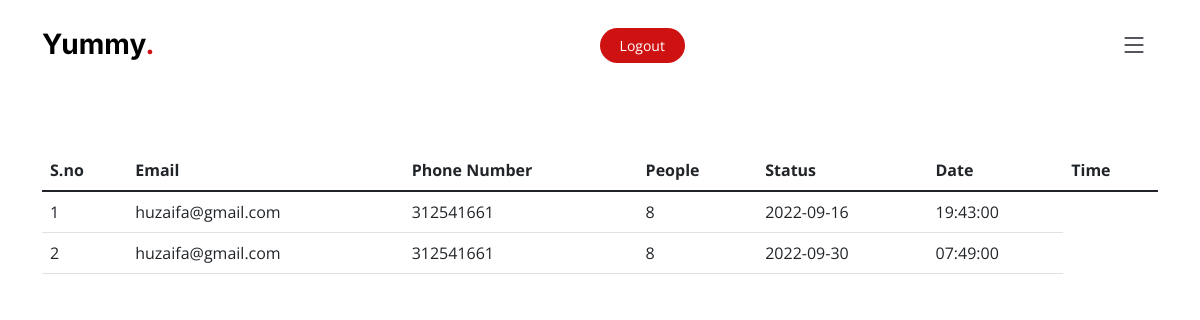
Page /php/table_reservation.php (signed in) on the earlier database version.
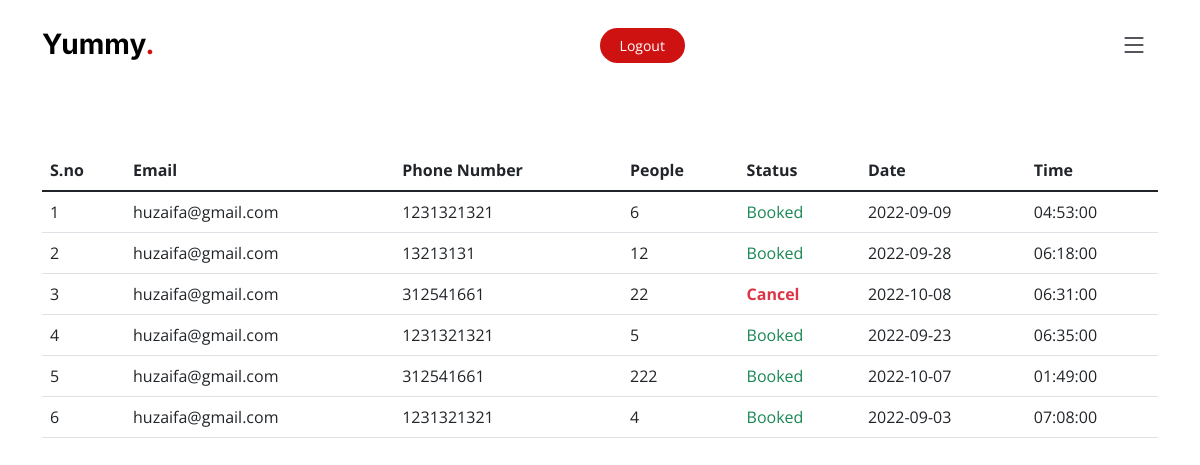
Same page on the later database version.
### tables this page shows
CREATE TABLE `table_reservation` (
  `id` int(11) NOT NULL,
  `email` varchar(50) NOT NULL,
  `phone` int(11) NOT NULL,
  `people` int(30) NOT NULL,
  `table_book` varchar(20) NOT NULL,
  `date` date NOT NULL,
  `time` time NOT NULL
);

### php/table_reservation.php (the view, shortened to what this page needs)
<!doctype html>
<html lang="en">
  <head>
    <link href="https://cdn.jsdelivr.net/npm/bootstrap@5.2.1/dist/css/bootstrap.min.css" rel="stylesheet">
    <link href="assets/vendor/bootstrap/css/bootstrap.min.css" rel="stylesheet">
    <link href="assets/vendor/bootstrap-icons/bootstrap-icons.css" rel="stylesheet">
    <link href="assets/vendor/aos/aos.css" rel="stylesheet">
    <link href="assets/vendor/glightbox/css/glightbox.min.css" rel="stylesheet">
    <link href="assets/vendor/swiper/swiper-bundle.min.css" rel="stylesheet">
    <link href="../assets/css/main.css" rel="stylesheet">
  </head>
  <body>
    <?php
    include "header.php";?>
    <div class="container" style="margin-top: 150px;">
    <table class="table">
  <thead>
    <tr>
      <th scope="col">S.no</th>
      <th scope="col">Email</th>
      <th scope="col">Phone Number</th>
      <th scope="col">People</th>
      <th scope="col">Status</th>
      <th scope="col">Date</th>
      <th scope="col">Time</th>
    </tr>
  </thead>
  <tbody class="table-group-divider">
  <?php
    include "database.php";
    $email = $_SESSION['email'];
    $sql = "SELECT * FROM `table_reservation` WHERE email='$email';";
    $result = mysqli_query($conn,$sql);
    $count = 1;
    while($data = mysqli_fetch_assoc($result)){
        echo '<tr>
        <td>'.$count.'</td>
        <td>' . $data['email'] .'</td>
        <td>' . $data['phone'] .'</td>
        <td>' . $data['people'] .'</td>';
        if($data['table_book'] == 'Waiting..'){
          echo '<td class="text-warning">Waiting..</td>';
        }elseif($data['table_book'] == 'Booked'){
          echo '<td class="text-success">Booked</td>';
        }elseif($data['table_book'] == 'Cancel'){
          echo '<td class="text-danger"><b>Cancel<b></td>';
        }
        echo'
        <td>' . $data['date'] .'</td>
        <td>' . $data['time'] .'</td>
      </tr>';
      $count = $count +1;
    }
  ?>
        </tbody>
      </table>
    </div>
  </body>
</html>

### php/header.php (shortened to what this page needs)
<div class="container mb-5">
    <header id="header" class="header fixed-top d-flex align-items-center">
            <div class="container d-flex align-items-center justify-content-between">
                <a href="../index.php" class="logo d-flex align-items-center me-auto me-lg-0">
                    <h1>Yummy<span>.</span></h1>
                </a>
                <div>
                    <?php
                        if(!isset($_SESSION['Loggedin'])){
                            echo'
                            <a class="btn-book-a-table" data-bs-toggle="modal" data-bs-target="#loginModal">Log In</a>
                            <a class="btn-book-a-table" data-bs-toggle="modal" data-bs-target="#signupModal">Sign Up</a>
                            ';
                        }else{
                            echo '<a href="logout.php?logout=true" class="btn-book-a-table">Logout</a>';
                        }
                    ?>
                </div>
                <i class="mobile-nav-toggle mobile-nav-show bi bi-list"></i>
            </div>
        </header>
</div>

### assets/css/main.css (style rules this page uses)
:root { --font-default: "Open Sans", system-ui, -apple-system, "Segoe UI", Roboto, "Helvetica Neue", Arial, "Noto Sans", "Liberation Sans", sans-serif, "Apple Color Emoji", "Segoe UI Emoji", "Segoe UI Symbol", "Noto Color Emoji"; --font-primary: "Amatic SC", sans-serif; --font-secondary: "Inter", sans-serif; }
:root { --color-default: #212529; --color-primary: #ce1212; --color-secondary: #37373f; }
:root { scroll-behavior: smooth; }
body { font-family: var(--font-default); color: var(--color-default); }
a { color: var(--color-primary); text-decoration: none; }
a.btn-book-a-table { cursor: pointer; }
h1, h2, h3, h4, h5, h6 { font-family: var(--font-secondary); }
.header { background: #fff; transition: all 0.5s; z-index: 997; height: 90px; border-bottom: 1px solid #fff; }
.header .logo h1 { font-size: 28px; font-weight: 700; color: #000; margin: 0; font-family: var(--font-secondary); }
.header .logo h1 span { color: var(--color-primary); }
.header .btn-book-a-table, .header .btn-book-a-table:focus { font-size: 14px; color: #fff; background: var(--color-primary); padding: 8px 20px; margin-left: 30px; border-radius: 50px; transition: 0.3s; }
@media (max-width: 1279px) { .mobile-nav-show { color: var(--color-secondary); font-size: 28px; cursor: pointer; line-height: 0; transition: 0.5s; z-index: 9999; margin: 0 10px 0 20px; } }

Differences in the rows shown:
removed table_reservation: email "huzaifa@gmail.com", phone "312541661", people "8", date "2022-09-16", time "19:43:00"
removed table_reservation: email "huzaifa@gmail.com", phone "312541661", people "8", date "2022-09-30", time "07:49:00"
added table_reservation: email "huzaifa@gmail.com", phone "1231321321", people "6", table_book "Booked", date "2022-09-09", time "04:53:00"
added table_reservation: email "huzaifa@gmail.com", phone "13213131", people "12", table_book "Booked", date "2022-09-28", time "06:18:00"
added table_reservation: email "huzaifa@gmail.com", phone "312541661", people "22", table_book "Cancel", date "2022-10-08", time "06:31:00"
added table_reservation: email "huzaifa@gmail.com", phone "1231321321", people "5", table_book "Booked", date "2022-09-23", time "06:35:00"
added table_reservation: email "huzaifa@gmail.com", phone "312541661", people "222", table_book "Booked", date "2022-10-07", time "01:49:00"
added table_reservation: email "huzaifa@gmail.com", phone "1231321321", people "4", table_book "Booked", date "2022-09-03", time "07:08:00"
